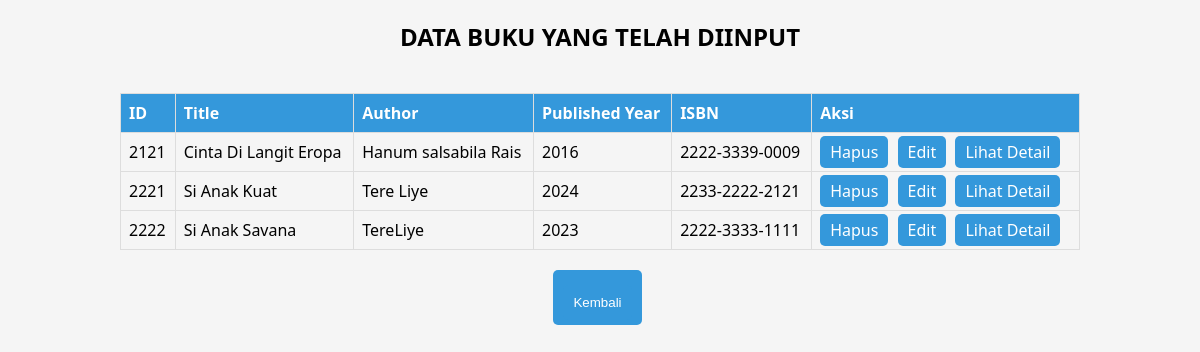
Screenshot of /lihat.php with the database file from the repository.
### tables this page shows
CREATE TABLE `nama_database` (
  `id` int(50) NOT NULL,
  `author` varchar(50) NOT NULL,
  `title` varchar(50) NOT NULL,
  `published_year` int(50) NOT NULL,
  `isbn` varchar(50) NOT NULL
);

### lihat.php (the view, shortened to what this page needs)
<?php
$servername = "localhost";
$username = "username";
$password = "password";
$dbname = "nama_database";
$conn = new mysqli($servername, $username, $password, $dbname);
$sql = "SELECT * FROM nama_database";
$result = $conn->query($sql);
?>
<!DOCTYPE html>
<html lang="en">
<head>
</head>
<body>
    <h2>DATA BUKU YANG TELAH DIINPUT</h2>
    <table>
        <tr>
            <th>ID</th>
            <th>Title</th>
            <th>Author</th>
            <th>Published Year</th>
            <th>ISBN</th>
            <th>Aksi</th>
        </tr>
        <?php
        while ($row = $result->fetch_assoc()) {
            echo "<tr>";
            echo "<td>" . $row["id"] . "</td>";
            echo "<td>" . $row["title"] . "</td>";
            echo "<td>" . $row["author"] . "</td>";
            echo "<td>" . $row["published_year"] . "</td>";
            echo "<td>" . $row["isbn"] . "</td>";
            echo "<td>
                <a href='hapus.php?id=" . $row["id"] . "'>Hapus</a>
                <a href='edit.php?id=" . $row["id"] . "'>Edit</a>
                <a href='detail.php?id=" . $row["id"] . "'>Lihat Detail</a>
            </td>";
            echo "</tr>";
        }
        ?>
    </table>
    <a href="index.php">
        <button>Kembali</button>
    </a>
</body>
</html>

### lihat.php (style rules this page uses)
body { font-family: 'Segoe UI', Tahoma, Geneva, Verdana, sans-serif; margin: 0; padding: 0; display: flex; flex-direction: column; align-items: center; background-color: #f5f5f5; }
table { border-collapse: collapse; width: 80%; margin-top: 20px; margin-bottom: 20px; }
th, td { border: 1px solid #ddd; padding: 8px; text-align: left; }
th { background-color: #3498db; color: white; }
a { text-decoration: none; padding: 5px 10px; background-color: #3498db; color: white; border-radius: 5px; margin-right: 5px; }
button { margin-top: 10px; padding: 10px; background-color: #3498db; color: white; border: none; border-radius: 5px; cursor: pointer; transition: background-color 0.3s ease; }

### rows the page displays
nama_database: id "2121", title "Cinta Di Langit Eropa", author "Hanum salsabila Rais", published_year "2016", isbn "2222-3339-0009"
nama_database: id "2221", title "Si Anak Kuat", author "Tere Liye", published_year "2024", isbn "2233-2222-2121"
nama_database: id "2222", title "Si Anak Savana", author "TereLiye", published_year "2023", isbn "2222-3333-1111"
